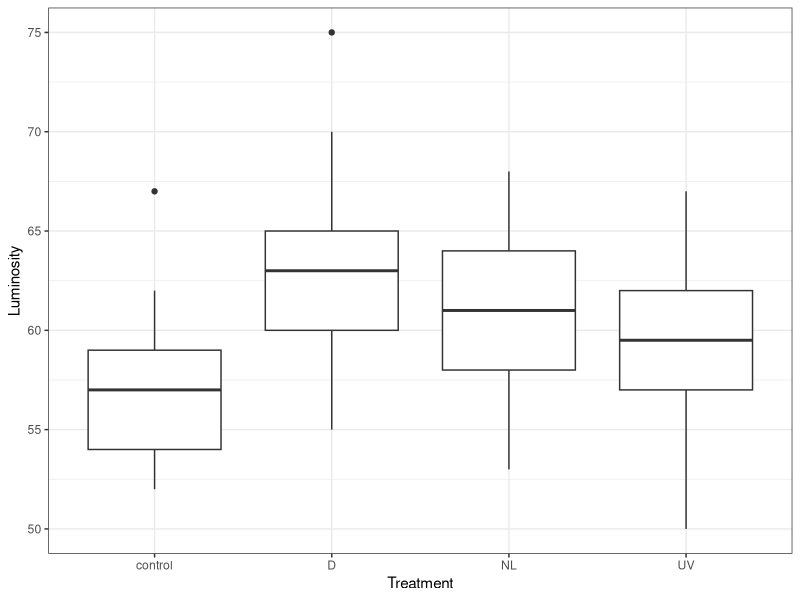
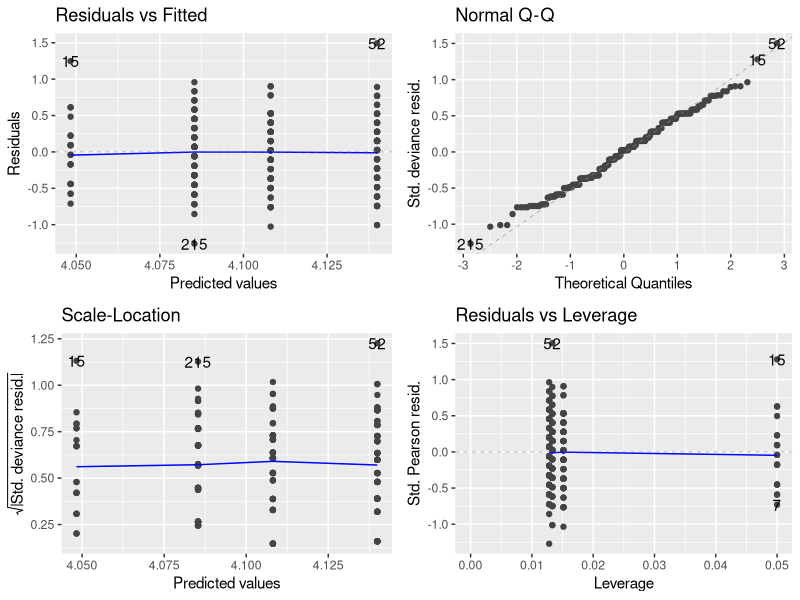
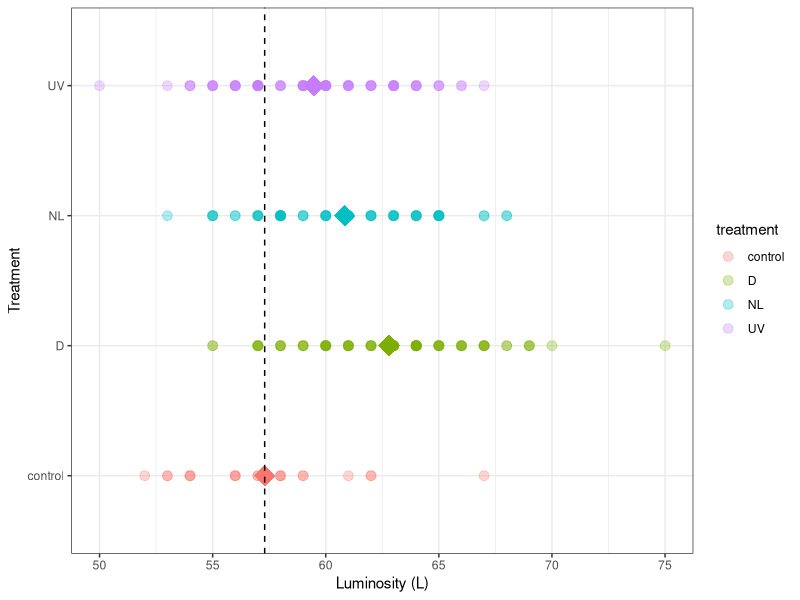
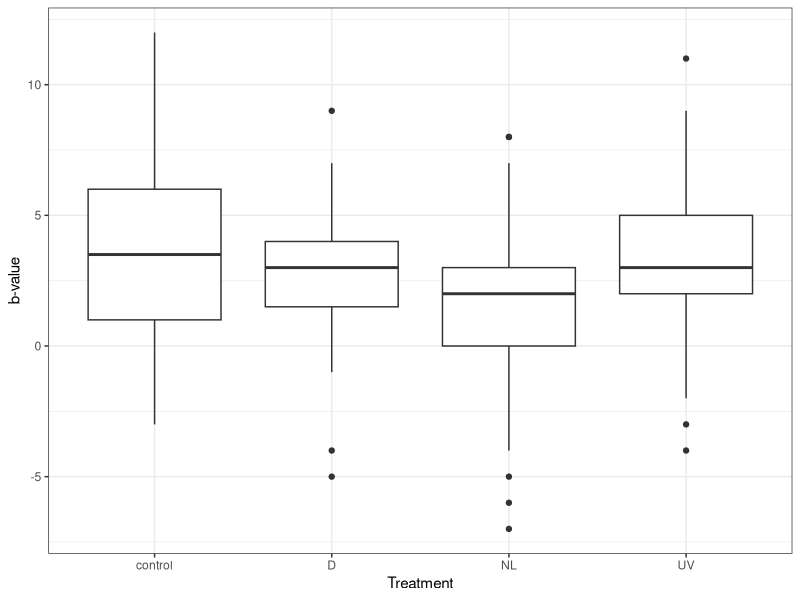
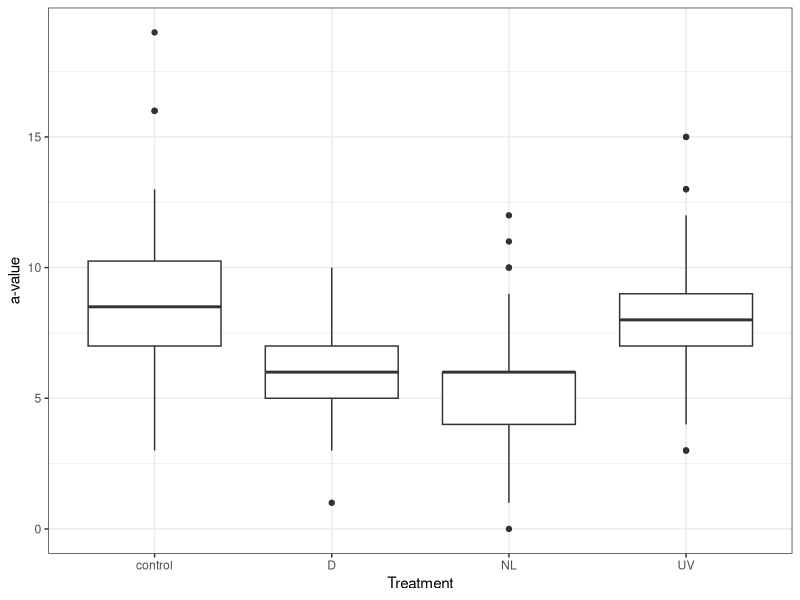

Write the R code that produced these figures, in order.
## ---- chunk 1
rm(list=ls())
library(here)
library(tidyverse)
library(ggfortify)
## ---- chunk 2
DF <- read.csv(here("Data", "cap_color_data_final.csv"))
## ---- chunk 3
str(DF)
## ---- chunk 4
Nov3 <- DF %>%
  filter(date_collected == "11/3/22") %>%
  select(L, a, b, treatment)
## ---- chunk 5
Nov3$treatment <- Nov3$treatment %>%
  replace_na("control")
## ---- chunk 6
Nov3$treatment <- as.factor(Nov3$treatment)
## ---- chunk 7
str(Nov3)
## ---- chunk 8
ggplot(Nov3, aes(x = treatment, y = L)) +
geom_boxplot() +
xlab("Treatment") +
ylab("Luminosity") +
theme_bw() 
## ---- chunk 9
model_L <- glm(L ~ treatment, data = Nov3, family = poisson)
autoplot(model_L, smooth.color = NA)
## ---- chunk 10
anova(model_L, test = "Chisq")
## ---- chunk 11
mean_df <- Nov3 |> 
  group_by(treatment) |>
  summarise(mean_lum = mean(L))
## ---- chunk 12
mean_control <- Nov3 |>
  filter(treatment == "control") |>
  summarise(mean = mean(L))
## ---- chunk 13
ggplot(Nov3, aes(x = treatment, y = L, color = treatment)) +
  geom_point(size = 3, alpha = 0.3) +
  geom_point(data = mean_df, aes(x = treatment, y = mean_lum), shape = "diamond", size = 7, show.legend = FALSE) +
  geom_hline(data = mean_control, aes(yintercept = mean), linetype = 2) +
  theme_bw() +
  xlab("Treatment") +
  ylab("Luminosity (L)") +
  coord_flip()
## ---- chunk 14
modelL_tukey <- aov(L ~ treatment, data = Nov3)
TukeyHSD(modelL_tukey, conf.level=.95) 
## ---- chunk 15
ggplot(Nov3, aes(x = treatment, y = b)) +
geom_boxplot() +
xlab("Treatment") +
ylab("b-value") +
theme_bw() 
## ---- chunk 16
model_b_tukey <- aov(b ~ treatment, data = Nov3)
TukeyHSD(model_b_tukey, conf.level=.95) 
## ---- chunk 17
ggplot(Nov3, aes(x = treatment, y = a)) +
geom_boxplot() +
xlab("Treatment") +
ylab("a-value") +
theme_bw() 
## ---- chunk 18
model_a_tukey <- aov(a ~ treatment, data = Nov3)
TukeyHSD(model_a_tukey, conf.level=.95) 
